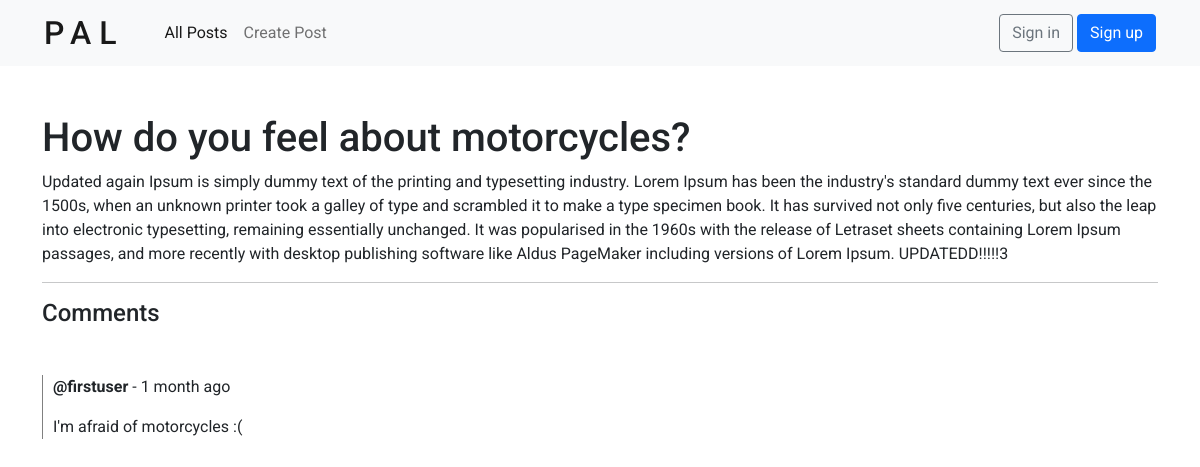
The app's page /post/1/ with its own data.
### posts/models.py (models this page shows, shortened)
class Post(models.Model):
    name = models.CharField(max_length=200)
    description = models.TextField(null=True, blank=True)
    topic = models.ForeignKey(Topic, null=True, on_delete=SET_NULL) # each Post is related to a single Topic
    user = models.ForeignKey(User, null=True, on_delete=SET_NULL) # each Post is related to a single User
    created = models.DateTimeField(auto_now_add=True)
    updated = models.DateTimeField(auto_now=True)

### comments/models.py (models this page shows, shortened)
class Comment(models.Model):
    user = models.ForeignKey(User, on_delete=CASCADE) # each Comment is related to a single User
    post = models.ForeignKey(Post, on_delete=CASCADE) # each Comment is related to a single Post
    body = models.TextField()
    created = models.DateTimeField(auto_now_add=True)
    updated = models.DateTimeField(auto_now=True)

### posts/views.py (the view, shortened to what this page needs)
# urls.py: path('post/<str:pk>/', views.post, name='post'),
def post(request, pk):
    post = Post.objects.get(id=pk)
    comments = post.comment_set.all().order_by('-created') # get the comments from each post
    comments_count = post.comment_set.all().count()
    context = {
        'post': post,
        'comments': comments,
        'comments_count': comments_count,
    }
    return render(request, 'posts/post.html', context)

### posts/templates/posts/post.html (shortened to what this page needs)
{% extends 'main.html' %}
{% block content %}
<div class="mt-5">
    <h1>{{ post.name }}</h3>
    <p>{{ post.description }}</p>
</div>
<hr />
<h4>Comments</h4>
<div class="comment-container mt-5">
    {% for comment in comments %}
        <div class="comment">
            <p><b>@{{ comment.user }}</b> - {{ comment.created|timesince }} ago</p>
            <p>{{ comment.body }}</p>
        </div>
    {% endfor %}
</div>
{% endblock content %}

### static/styles/main.css (style rules this page uses)
.comment-container { padding-left: 10px; border-left: 1px solid grey; }
.comment { margin-bottom: 10px; }

### static/styles/base.css (style rules this page uses)
*, *::before, *::after { margin: 0; padding: 0; box-sizing: border-box; }
body { font-family: 'Roboto', sans-serif; }

### records on screen
Post: name "How do you feel about motorcycles?", description "Updated again Ipsum is simply dummy text of the printing and typesetting industry. Lorem Ipsum has been the industry's standard dummy text ever since the 1500s, when an unknown printer took a galley of type and scrambled it to make a type specimen book. It has survived not only five centuries, but also the leap into electronic typesetting, remaining essentially unchanged. It was popularised in the 1960s with the release of Letraset sheets containing Lorem Ipsum passages, and more recently with desktop publishing software like Aldus PageMaker including versions of Lorem Ipsum. UPDATEDD!!!!!3"
Comment: user "firstuser", created "1 month", body "I'm afraid of motorcycles :("
